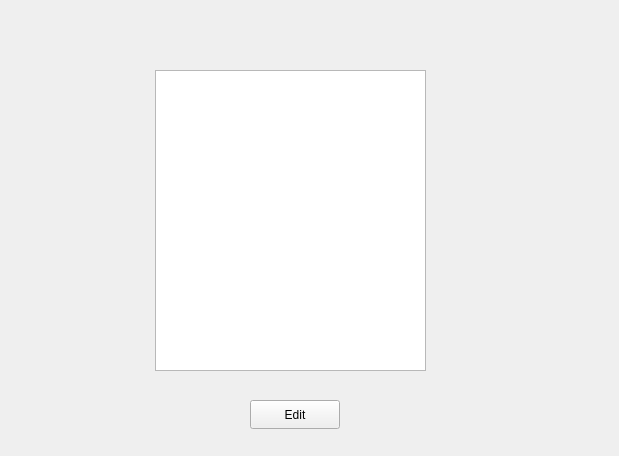
<?xml version="1.0" encoding="UTF-8"?>
<ui version="4.0">
 <class>selectAlbumWindow</class>
 <widget class="QWidget" name="selectAlbumWindow">
  <property name="geometry">
   <rect>
    <x>0</x>
    <y>0</y>
    <width>619</width>
    <height>456</height>
   </rect>
  </property>
  <property name="windowTitle">
   <string>Form</string>
  </property>
  <widget class="QListWidget" name="listWidget">
   <property name="geometry">
    <rect>
     <x>155</x>
     <y>70</y>
     <width>271</width>
     <height>301</height>
    </rect>
   </property>
  </widget>
  <widget class="QPushButton" name="pushButton">
   <property name="geometry">
    <rect>
     <x>250</x>
     <y>400</y>
     <width>90</width>
     <height>29</height>
    </rect>
   </property>
   <property name="text">
    <string>Edit</string>
   </property>
  </widget>
 </widget>
 <resources/>
 <connections/>
</ui>
